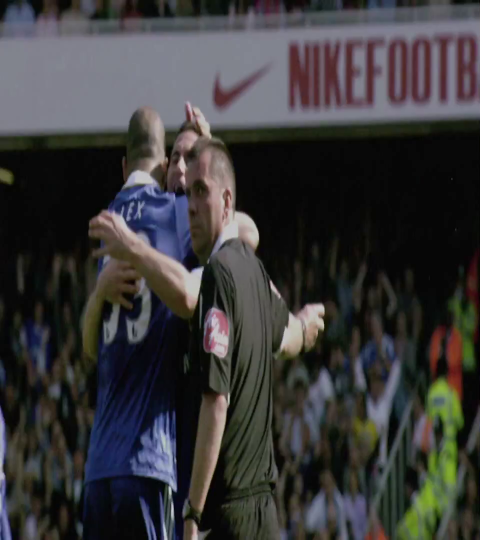
%> input picture example.png, 960 x 1080 px, given in place of ., which was not available (shown at 1/2 size)
$ octave --eval "gen_player_masks;"   (GNU Octave 9; MATLAB toolbox functions it lacks are replaced by stand-ins)
%> lines starting %> are read from the running program, lines starting %| are printed output that depends on the picture; pictures that were not available may be replaced by others from this repository, and a replacement may not be noted
### util/rdir.m
function [varargout] = rdir(rootdir,varargin)
% Lists the files in a directory and its sub directories.
%
% function [D] = rdir(ROOT,TEST)
%
% Recursive directory listing.
%
% ROOT is the directory starting point and includes the
% wildcard specification.
% The function returns a structure D similar to the one
% returned by the built-in dir command.
% There is one exception, the name field will include
% the relative path as well as the name to the file that
% was found.
% Pathnames and wildcards may be used. Wild cards can exist
% in the pathname too. A special case is the double * that
% will match multiple directory levels, e.g. c:\**\*.m.
% Otherwise a single * will only match one directory level.
% e.g. C:\Program Files\Windows *\
%
% TEST is an optional test that can be performed on the
% files. Two variables are supported, datenum & bytes.
% Tests are strings similar to what one would use in a
% if statement. e.g. 'bytes>1024 & datenum>now-7'
%
% If not output variables are specified then the output is
% sent to the screen.
%
% See also DIR
%
% examples:
%   D = rdir('*.m');
%     for ii=1:length(D), disp(D(ii).name); end;
%
%   % to find all files in the current directory and sub directories
%   D = rdir('**\*')
%
%   % If no output is specified then the files are sent to
%   % the screen.
%   rdir('c:\program files\windows *\*.exe');
%   rdir('c:\program files\windows *\**\*.dll');
%
%   % Using the test function to find files modified today
%   rdir('c:\win*\*','datenum>floor(now)');
%   % Using the test function to find files of a certain size
%   rdir('c:\program files\win*\*.exe','bytes>1024 & bytes<1048576');
%

% use the current directory if nothing is specified
if ~exist('rootdir','var'),
  rootdir = '*';
end;

% split the file path around the wild card specifiers
prepath = '';       % the path before the wild card
wildpath = '';      % the path wild card
postpath = rootdir; % the path after the wild card
I = find(rootdir==filesep,1,'last');
if ~isempty(I),
  prepath = rootdir(1:I);
  postpath = rootdir(I+1:end);
  I = find(prepath=='*',1,'first');
  if ~isempty(I),
    postpath = [prepath(I:end) postpath];
    prepath = prepath(1:I-1);
    I = find(prepath==filesep,1,'last');
    if ~isempty(I),
      wildpath = prepath(I+1:end);
      prepath = prepath(1:I);
    end;
    I = find(postpath==filesep,1,'first');
    if ~isempty(I),
      wildpath = [wildpath postpath(1:I-1)];
      postpath = postpath(I:end);
    end;
  end;
end;
% disp([' "' prepath '" ~ "' wildpath '" ~ "' postpath '" ']);


if isempty(wildpath),
  % if no directory wildcards then just get file list
  D = dir([prepath postpath]);
  D([D.isdir]==1) = [];
  for ii = 1:length(D),
    if (~D(ii).isdir),
      D(ii).name = [prepath D(ii).name];
    end;
  end;

  % disp(sprintf('Scanning "%s"   %g files found',[prepath postpath],length(D)));

elseif strcmp(wildpath,'**'), % a double wild directory means recurs down into sub directories

  % first look for files in the current directory (remove extra filesep)
  D = rdir([prepath postpath(2:end)]);
%> in gen_player_masks, I is the input picture: size 1080x960x3 uint8; mean R, G, B 57.7, 56.8, 57.5

  % then look for sub directories
  Dt = dir('');
  tmp = dir([prepath '*']);
  % process each directory
  for ii = 1:length(tmp),
    if (tmp(ii).isdir && ~strcmpi(tmp(ii).name,'.') && ~strcmpi(tmp(ii).name,'..') ),
      Dt = [Dt; rdir([prepath tmp(ii).name filesep wildpath postpath])];
    end;
  end;
  D = [D; Dt];

else
  % Process directory wild card looking for sub directories that match
  tmp = dir([prepath wildpath]);
  D = dir('');
  % process each directory found
  for ii = 1:length(tmp),
    if (tmp(ii).isdir && ~strcmpi(tmp(ii).name,'.') && ~strcmpi(tmp(ii).name,'..') ),
      D = [D; rdir([prepath tmp(ii).name postpath])];
    end;
  end;
end;


% Apply filter
if (nargin>=2 && ~isempty(varargin{1})),
  date = [D.date];
  datenum = [D.datenum];
  bytes = [D.bytes];

  try
    eval(sprintf('D((%s)==0) = [];',varargin{1}));
  catch
    warning('Error: Invalid TEST "%s"',varargin{1});
  end;
end;

% display listing if no output variables are specified
if nargout==0,
  pp = {'' 'k' 'M' 'G' 'T'};
  for ii=1:length(D),
    sz = D(ii).bytes;
    if sz<=0,
      disp(sprintf(' %31s %-64s','',D(ii).name));
    else
      ss = min(4,floor(log2(sz)/10));
      disp(sprintf('%4.0f %1sb   %20s   %-64s ',sz/1024^ss,pp{ss+1},D(ii).date,D(ii).name));
    end;
  end;
else
  % send list out
  varargout{1} = D;
end;

### decnet_segment.m
function [cropped_score_map, hlabel, seg, clabels] = decnet_segment( I, marginal, thresh, ref_size )

    % no argument => output marginal modes
    if nargin == 0
        cropped_score_map = {'activation', 'background', 'base', 'components', 'filter', 'norm', 'prob'};
        return
    end
    if nargin < 2 || isempty(marginal)
        marginal = 'activation';
    end
    if nargin < 3 || isempty(thresh)
        thresh = 0.5;
    end
    if nargin < 4
        ref_size = 320;
    end

    [h, w, ~] = size(I);
%> h = 1080; w = 960

    % pad image to be square
    im_sz = max(size(I,1), size(I,2));
%> im_sz = 1080
    caffe_im = padarray(I, [im_sz - h, im_sz - w], 'post');
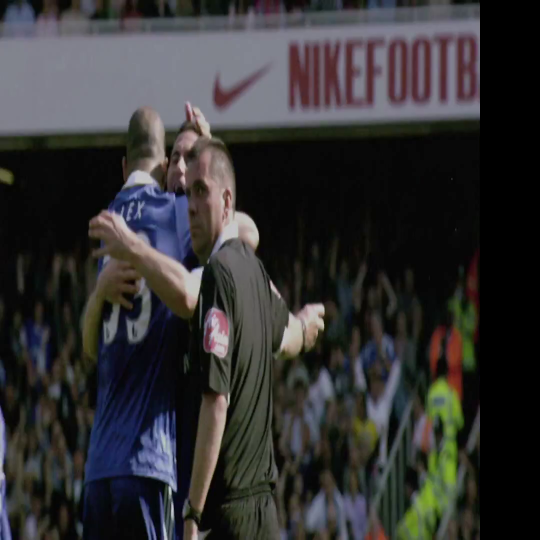
%> caffe_im: size 1080x1080x3 uint8 (shown at 1/2 size); mean R, G, B 51.3, 50.5, 51.1
    caffe_im = decnet_preprocess(caffe_im, ref_size);

    % pre-computation depending on the marginalization method
    label = single(zeros([1, 1, 20]));
    switch marginal
        case 'prob'
            % we want all the classes that have high enough activation
            % => need a dry run first
            cnn_output = caffe('forward', {caffe_im; label});
            cls_score = cnn_output{1};

            % we compute background using the high-enough classes
            label = single(cls_score .* (cls_score > thresh));

        case 'base'
            % activation without any class indicator

        otherwise
            % we assume interest in human class
            label(15) = 1;
    end

    % compute background and classification
    cnn_output = caffe('forward', {caffe_im; label});

    cls_score = cnn_output{1};
    % cls_score_max = cnn_output{2};
    seg_score = cnn_output{3};

    % marginalization
    softmax_score = exp(seg_score - repmat(max(seg_score, [], 3), [1,1,size(seg_score,3)]));
    softmax_score = softmax_score ./ repmat(sum(softmax_score, 3), [1,1, size(softmax_score,3)]);

    % single activation case
    if ~strcmp(marginal, 'prob')

        background = softmax_score(:, :, 1);
        human = softmax_score(:, :, 2);
        hlabel = 1;
        seg = human;
        clabels = double(~strcmp(marginal, 'base')) * 15;

        % normalize score (from DecoupledNet's implementation)
        switch marginal
            case 'norm'
                score = softmax_score;
                mask = single(max(score, [], 3) > 0);
                score = human ./ sum(score, 3) .* mask;

            case 'filter'
                score = human .* (human > background);

            case 'components'
                score = cat(3, human, background, human .* (human > background));

            case 'background'
                score = background;

            otherwise
                score = human;
        end

        % resize and post-process format
        resize_score_map = imresize(score, [im_sz, im_sz]);
        resize_score_map = permute(resize_score_map, [2,1,3]);
        cropped_score_map = single(resize_score_map(1:h, 1:w, :));

    else

        score_map(:,:,1) = softmax_score(:,:,2); % background score

        % marginalization using threshold for activations
        % i.e. filter classes that are strong enough (and bg)
        num_c = sum(cls_score > thresh)+1;
        clabels = [0; find(cls_score > thresh)]';
        % force person class to be in
        if isempty(find(clabels == 15, 1))
            clabels = [clabels 15];
            num_c = num_c + 1;
        end
        % compute separate activations for the classes of interest
        for j = 1:20
            idx = find(clabels == j, 1);
            if ~isempty(idx)
                label = zeros([1,1,20]);
                label(j) = cls_score(j);
                label = single(label);
                tic;
                cnn_output = caffe('forward', {caffe_im;label});
                fprintf('[%d:%f]',j,toc);
                seg_score = cnn_output{3};

                softmax_score = exp(seg_score - repmat(max(seg_score, [], 3), [1,1,size(seg_score,3)]));
                softmax_score = softmax_score ./ repmat(sum(softmax_score, 3), [1,1, size(softmax_score,3)]);

                score_map(:,:,idx) = softmax_score(:,:,2);
            end
        end
        fprintf('\n');

        resize_score_map = imresize(score_map, [im_sz, im_sz]);

        resize_score_map = permute(resize_score_map, [2,1,3]);
        cropped_score_map = single(resize_score_map(1:h, 1:w, :));

        % find each pixel class
        [~, seg] = max(cropped_score_map, [], 3);
        seg = uint8(seg-1);
        hlabel = find(clabels == 15, 1);

        if nargout == 1
            cropped_score_map = exp(cropped_score_map - repmat(max(cropped_score_map, [], 3), [1,1,size(cropped_score_map,3)]));
            cropped_score_map = cropped_score_map ./ repmat(sum(cropped_score_map, 3), [1,1, size(cropped_score_map,3)]);
            cropped_score_map = cropped_score_map(:, :, hlabel); % probability distribution given all classes + background
        end
    end
end

function preprocessed_img = decnet_preprocess(img, img_sz)
%> called with img_sz = 320

    meanImg = [104.00698793, 116.66876762, 122.67891434]; % order = bgr
    meanImg = repmat(meanImg, [img_sz^2,1]);
    meanImg = reshape(meanImg, [img_sz, img_sz, 3]);

    resized = imresize(double(img), [img_sz img_sz], 'bilinear'); % resize cropped image
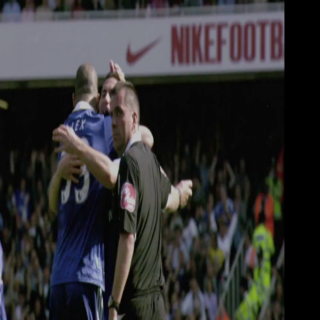
%> resized: size 320x320x3 double; mean R, G, B 51.3, 50.5, 51.1
    resized = resized(:,:,[3 2 1]) - meanImg; % convert color channer rgb->bgr and subtract mean
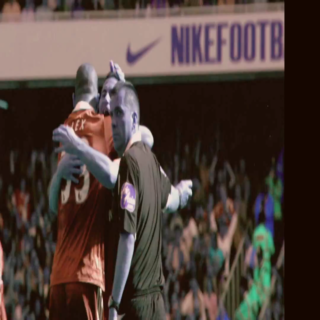
%> resized: size 320x320x3 double; mean R, G, B -52.9, -66.2, -71.3; drawn with min black and max white
    preprocessed_img = single(permute(resized, [2 1 3]));
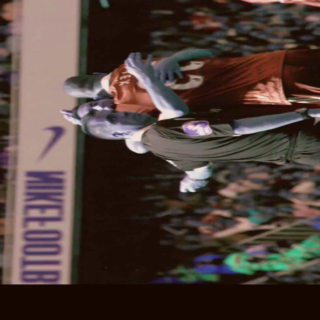
%> preprocessed_img: size 320x320x3 single; mean R, G, B -52.9, -66.2, -71.3; mean of the top-left, top-right, bottom-left and bottom-right quarters -32.7, -69.7, -76.6, -75; drawn with min black and max white
%> the run ends on the next line

end

### batch/gen_player_masks.m
function [] = gen_player_masks( base_dir )

    addpath('..');
    addpath('util');

    if nargin < 1 || isempty(base_dir)
        base_dir = '/media/Mandelbrot/akaspar/Tmp/Sequences/';
    end

    images = rdir(fullfile(base_dir, '**/image*.png'));
    N = numel(images);

    for i = 1:N
        fprintf('[%d of %d] %s\n', i, N, path_suffix(images(i).name, 3));
        [image_dir, name, ext] = fileparts(images(i).name);

        % create output dir if needed
        output_dir = fullfile(image_dir, 'players');
        if ~exist(output_dir, 'dir')
            mkdir(output_dir);
        end

        % check if result already done
        if exist(fullfile(output_dir, [name ext]), 'file')
            fprintf('Skipping, already done.\n');
            continue
        end

        % compute player mask
        I = imread(images(i).name);
        S = decnet_segment(I);
% [7 lines not run here, left out]
function suffix = path_suffix(file, count)
    suffix = '';
    while count > 0
        [parent, name, ext] = fileparts(file);
        if isempty(suffix)
            suffix = [name ext];
        else
            suffix = fullfile([name ext], suffix);
        end
        file = parent;
        count = count - 1;
    end
end
